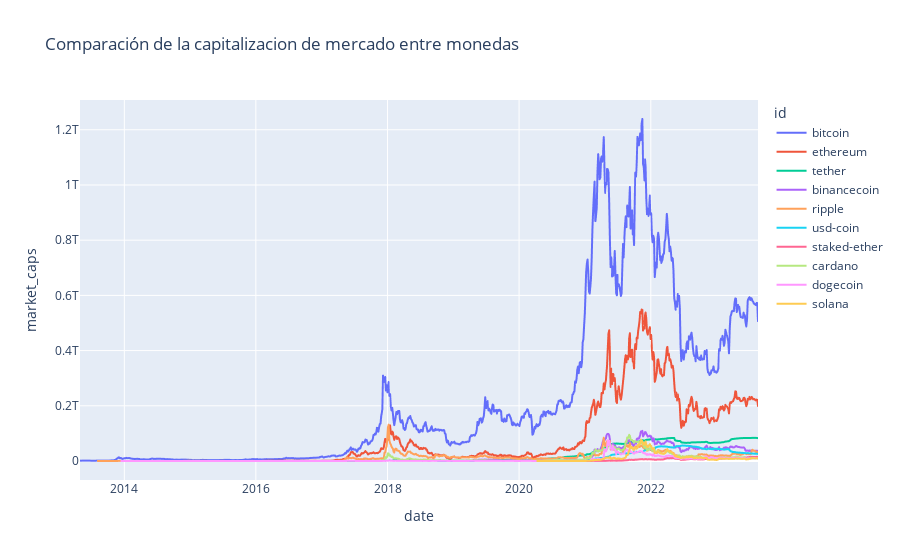

The code cell stored with this chart in its notebook:
### Markdown cell above
removeremos la bitcoin en la siguiente grafica

### Code cell
fig = px.line(combined_coin_df, x="date", y="market_caps", color="id",
                 title="Comparación de la capitalizacion de mercado entre monedas")

fig.show()

### Figure 1 — Plotly figure (JSON) as saved in the notebook; plotly's stock layout.template omitted (floating-point values rounded to 4 significant figures; data arrays with more than 128 entries replaced by an {"elided": "..."} marker saying what was removed)
{"data": [{"hovertemplate": "id=bitcoin<br>date=%{x}<br>market_caps=%{y}<extra></extra>", "legendgroup": "bitcoin", "line": {"color": "#636efa", "dash": "solid"}, "marker": {"symbol": "circle"}, "mode": "lines", "name": "bitcoin", "showlegend": true, "type": "scattergl", "x": {"elided": "982 str values"}, "xaxis": "x", "y": {"elided": "982 float values"}, "yaxis": "y"}, {"hovertemplate": "id=ethereum<br>date=%{x}<br>market_caps=%{y}<extra></extra>", "legendgroup": "ethereum", "line": {"color": "#EF553B", "dash": "solid"}, "marker": {"symbol": "circle"}, "mode": "lines", "name": "ethereum", "showlegend": true, "type": "scattergl", "x": {"elided": "766 str values"}, "xaxis": "x", "y": {"elided": "766 float values"}, "yaxis": "y"}, {"hovertemplate": "id=tether<br>date=%{x}<br>market_caps=%{y}<extra></extra>", "legendgroup": "tether", "line": {"color": "#00cc96", "dash": "solid"}, "marker": {"symbol": "circle"}, "mode": "lines", "name": "tether", "showlegend": true, "type": "scattergl", "x": {"elided": "803 str values"}, "xaxis": "x", "y": {"elided": "803 float values"}, "yaxis": "y"}, {"hovertemplate": "id=binancecoin<br>date=%{x}<br>market_caps=%{y}<extra></extra>", "legendgroup": "binancecoin", "line": {"color": "#ab63fa", "dash": "solid"}, "marker": {"symbol": "circle"}, "mode": "lines", "name": "binancecoin", "showlegend": true, "type": "scattergl", "x": {"elided": "564 str values"}, "xaxis": "x", "y": {"elided": "564 float values"}, "yaxis": "y"}, {"hovertemplate": "id=ripple<br>date=%{x}<br>market_caps=%{y}<extra></extra>", "legendgroup": "ripple", "line": {"color": "#FFA15A", "dash": "solid"}, "marker": {"symbol": "circle"}, "mode": "lines", "name": "ripple", "showlegend": true, "type": "scattergl", "x": {"elided": "955 str values"}, "xaxis": "x", "y": {"elided": "955 float values"}, "yaxis": "y"}, {"hovertemplate": "id=usd-coin<br>date=%{x}<br>market_caps=%{y}<extra></extra>", "legendgroup": "usd-coin", "line": {"color": "#19d3f3", "dash": "solid"}, "marker": {"symbol": "circle"}, "mode": "lines", "name": "usd-coin", "showlegend": true, "type": "scattergl", "x": {"elided": "464 str values"}, "xaxis": "x", "y": {"elided": "464 float values"}, "yaxis": "y"}, {"hovertemplate": "id=staked-ether<br>date=%{x}<br>market_caps=%{y}<extra></extra>", "legendgroup": "staked-ether", "line": {"color": "#FF6692", "dash": "solid"}, "marker": {"symbol": "circle"}, "mode": "lines", "name": "staked-ether", "showlegend": true, "type": "scattergl", "x": {"elided": "253 str values"}, "xaxis": "x", "y": {"elided": "253 float values"}, "yaxis": "y"}, {"hovertemplate": "id=cardano<br>date=%{x}<br>market_caps=%{y}<extra></extra>", "legendgroup": "cardano", "line": {"color": "#B6E880", "dash": "solid"}, "marker": {"symbol": "circle"}, "mode": "lines", "name": "cardano", "showlegend": true, "type": "scattergl", "x": {"elided": "556 str values"}, "xaxis": "x", "y": {"elided": "556 float values"}, "yaxis": "y"}, {"hovertemplate": "id=dogecoin<br>date=%{x}<br>market_caps=%{y}<extra></extra>", "legendgroup": "dogecoin", "line": {"color": "#FF97FF", "dash": "solid"}, "marker": {"symbol": "circle"}, "mode": "lines", "name": "dogecoin", "showlegend": true, "type": "scattergl", "x": {"elided": "922 str values"}, "xaxis": "x", "y": {"elided": "922 float values"}, "yaxis": "y"}, {"hovertemplate": "id=solana<br>date=%{x}<br>market_caps=%{y}<extra></extra>", "legendgroup": "solana", "line": {"color": "#FECB52", "dash": "solid"}, "marker": {"symbol": "circle"}, "mode": "lines", "name": "solana", "showlegend": true, "type": "scattergl", "x": {"elided": "320 str values"}, "xaxis": "x", "y": {"elided": "320 float values"}, "yaxis": "y"}], "layout": {"legend": {"title": {"text": "id"}, "tracegroupgap": 0}, "title": {"text": "Comparación de la capitalizacion de mercado entre monedas"}, "xaxis": {"anchor": "y", "domain": [0, 1], "title": {"text": "date"}}, "yaxis": {"anchor": "x", "domain": [0, 1], "title": {"text": "market_caps"}}}}
